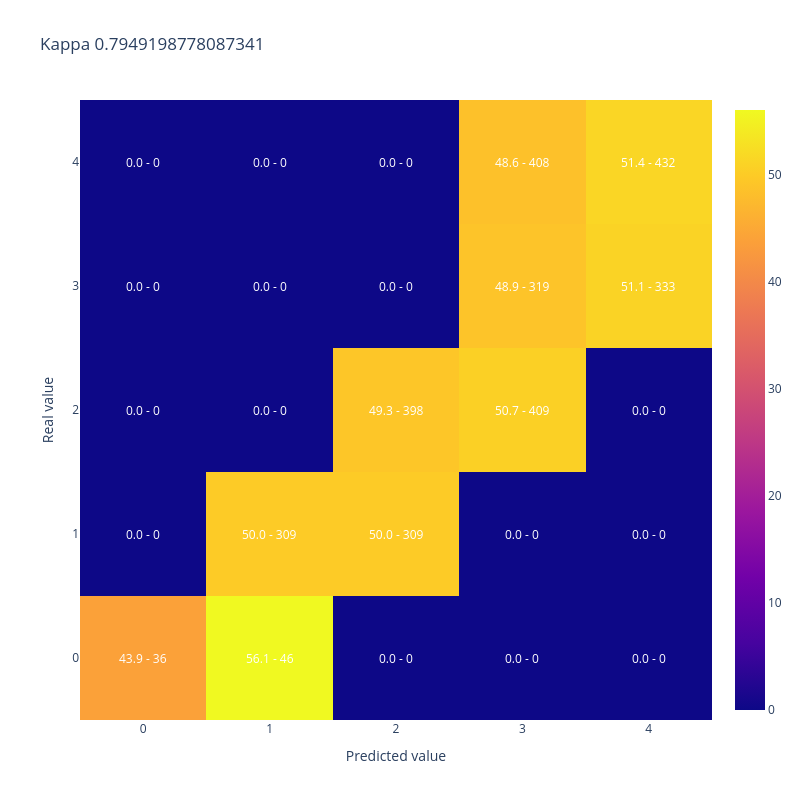

Write notebook code for a chart like this one.
### Code cell
#A modo de ejemplo muestro kappa y matriz de confusion para 50% de aciertos donde los errores quedan cerca de la clase correcta
y_simulado_cerca = [y_test.iloc[sample] if random_list[sample]<50/100 else y_cerca[sample] for sample in range(len(y_test))]

display(plot_confusion_matrix(y_test,y_simulado_cerca, 
                              title = "Kappa " + str(cohen_kappa_score(y_test,y_simulado_cerca, weights = 'quadratic'))))

### Figure 1 — Plotly figure (JSON) as saved in the notebook; plotly's stock layout.template omitted (floating-point values rounded to 4 significant figures)
{"data": [{"type": "heatmap", "x": [0, 1, 2, 3, 4], "y": [0, 1, 2, 3, 4], "z": [[43.9, 56.1, 0.0, 0.0, 0.0], [0.0, 50.0, 50.0, 0.0, 0.0], [0.0, 0.0, 49.32, 50.68, 0.0], [0.0, 0.0, 0.0, 48.93, 51.07], [0.0, 0.0, 0.0, 48.57, 51.43]]}], "layout": {"annotations": [{"font": {"color": "white"}, "showarrow": false, "text": "43.9 - 36", "x": 0, "xref": "x", "y": 0, "yref": "y"}, {"font": {"color": "white"}, "showarrow": false, "text": "56.1 - 46", "x": 1, "xref": "x", "y": 0, "yref": "y"}, {"font": {"color": "white"}, "showarrow": false, "text": "0.0 - 0", "x": 2, "xref": "x", "y": 0, "yref": "y"}, {"font": {"color": "white"}, "showarrow": false, "text": "0.0 - 0", "x": 3, "xref": "x", "y": 0, "yref": "y"}, {"font": {"color": "white"}, "showarrow": false, "text": "0.0 - 0", "x": 4, "xref": "x", "y": 0, "yref": "y"}, {"font": {"color": "white"}, "showarrow": false, "text": "0.0 - 0", "x": 0, "xref": "x", "y": 1, "yref": "y"}, {"font": {"color": "white"}, "showarrow": false, "text": "50.0 - 309", "x": 1, "xref": "x", "y": 1, "yref": "y"}, {"font": {"color": "white"}, "showarrow": false, "text": "50.0 - 309", "x": 2, "xref": "x", "y": 1, "yref": "y"}, {"font": {"color": "white"}, "showarrow": false, "text": "0.0 - 0", "x": 3, "xref": "x", "y": 1, "yref": "y"}, {"font": {"color": "white"}, "showarrow": false, "text": "0.0 - 0", "x": 4, "xref": "x", "y": 1, "yref": "y"}, {"font": {"color": "white"}, "showarrow": false, "text": "0.0 - 0", "x": 0, "xref": "x", "y": 2, "yref": "y"}, {"font": {"color": "white"}, "showarrow": false, "text": "0.0 - 0", "x": 1, "xref": "x", "y": 2, "yref": "y"}, {"font": {"color": "white"}, "showarrow": false, "text": "49.3 - 398", "x": 2, "xref": "x", "y": 2, "yref": "y"}, {"font": {"color": "white"}, "showarrow": false, "text": "50.7 - 409", "x": 3, "xref": "x", "y": 2, "yref": "y"}, {"font": {"color": "white"}, "showarrow": false, "text": "0.0 - 0", "x": 4, "xref": "x", "y": 2, "yref": "y"}, {"font": {"color": "white"}, "showarrow": false, "text": "0.0 - 0", "x": 0, "xref": "x", "y": 3, "yref": "y"}, {"font": {"color": "white"}, "showarrow": false, "text": "0.0 - 0", "x": 1, "xref": "x", "y": 3, "yref": "y"}, {"font": {"color": "white"}, "showarrow": false, "text": "0.0 - 0", "x": 2, "xref": "x", "y": 3, "yref": "y"}, {"font": {"color": "white"}, "showarrow": false, "text": "48.9 - 319", "x": 3, "xref": "x", "y": 3, "yref": "y"}, {"font": {"color": "white"}, "showarrow": false, "text": "51.1 - 333", "x": 4, "xref": "x", "y": 3, "yref": "y"}, {"font": {"color": "white"}, "showarrow": false, "text": "0.0 - 0", "x": 0, "xref": "x", "y": 4, "yref": "y"}, {"font": {"color": "white"}, "showarrow": false, "text": "0.0 - 0", "x": 1, "xref": "x", "y": 4, "yref": "y"}, {"font": {"color": "white"}, "showarrow": false, "text": "0.0 - 0", "x": 2, "xref": "x", "y": 4, "yref": "y"}, {"font": {"color": "white"}, "showarrow": false, "text": "48.6 - 408", "x": 3, "xref": "x", "y": 4, "yref": "y"}, {"font": {"color": "white"}, "showarrow": false, "text": "51.4 - 432", "x": 4, "xref": "x", "y": 4, "yref": "y"}], "height": 800, "title": {"text": "Kappa 0.7949198778087341"}, "width": 800, "xaxis": {"title": {"text": "Predicted value"}}, "yaxis": {"title": {"text": "Real value"}}}}
